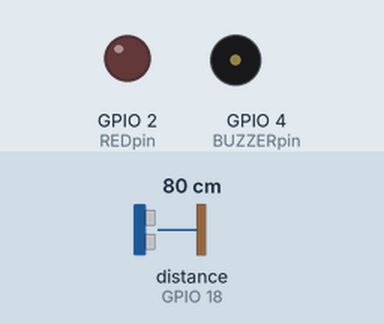
This sketch was run on a simulated ESP32. On the bench: output pins drawn as LEDs (lit = HIGH), buzzer (waves = sounding, pin HIGH). Wiring (inferred from the names in the program): ultrasonic range finder: trigger GPIO 5; echo GPIO 18. The test bench sets the inputs (shaded band); at power-on: distance to the obstacle (sensor on GPIO 18) 80 cm. The echo pulse lasts 58.3 µs per cm; WiFi joins after 1.5 s; servers stay silent unless stated; uploads are accepted with an empty reply; pins used as bus, display or sensor lines are not drawn; what the sketch prints to the serial monitor is not drawn.

Above: at 0.1 s.
At 1.6 s:
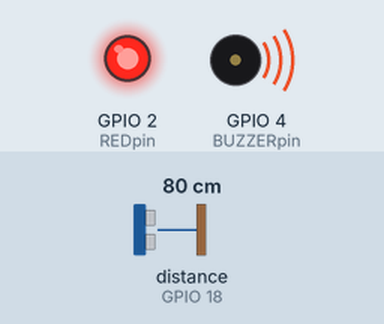
Timing chart, 0 to 3.1 s (numbered marks = the images above):
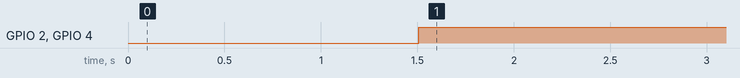

Measured:
- by itself, GPIO 2 (REDpin), GPIO 4 (BUZZERpin): LOW → HIGH at 1.5 s

The sketch:

sensorexam.ino
```cpp
#include <WiFi.h>
#include <HTTPClient.h>
#include <ArduinoJson.h>

const char* serverName = "http://192.168.137.1/mugabe/dashboard of exam.php";
const char* ssid = "AAL";
const char* password = "mugabe123";

#define trigPin 5
#define echoPin 18

#define REDpin 2
#define BUZZERpin 4

long duration;
float distance;

void setup() {

  Serial.begin(115200);

  pinMode(trigPin, OUTPUT);
  pinMode(echoPin, INPUT);

  pinMode(REDpin, OUTPUT);
  pinMode(BUZZERpin, OUTPUT);

  digitalWrite(REDpin, LOW);
  digitalWrite(BUZZERpin, LOW);

  WiFi.begin(ssid, password);

  Serial.print("Connecting to WiFi");

  while (WiFi.status() != WL_CONNECTED) {
    delay(500);
    Serial.print(".");
  }

  Serial.println("\nConnected successfully!");
  Serial.print("IP Address: ");
  Serial.println(WiFi.localIP());
}

void loop() {

  digitalWrite(trigPin, LOW);
  delayMicroseconds(2);

  digitalWrite(trigPin, HIGH);
  delayMicroseconds(10);

  digitalWrite(trigPin, LOW);

  duration = pulseIn(echoPin, HIGH);

  distance = duration * 0.034 / 2;

  Serial.print("Distance: ");
  Serial.print(distance);
  Serial.println(" cm");

  String status;

  if (distance =0.03) {

    digitalWrite(REDpin, HIGH);
    digitalWrite(BUZZERpin, HIGH);

    status = "Intruder Detected";
  }
  else {

    digitalWrite(REDpin, LOW);
    digitalWrite(BUZZERpin, LOW);

    status = "Safe";
  }

  if (WiFi.status() == WL_CONNECTED) {

    HTTPClient http;

    http.begin(serverName);

    http.addHeader("Content-Type", "application/json");

    StaticJsonDocument<200> doc;

    doc["distance"] = distance;
    doc["status"] = status;

    String jsonData;

    serializeJson(doc, jsonData);

    Serial.println(jsonData);

    int httpResponseCode = http.POST(jsonData);

    Serial.print("HTTP Response Code: ");
    Serial.println(httpResponseCode);

    http.end();
  }
  else {

    Serial.println("WiFi disconnected");
  }

  delay(2000);
}
```
